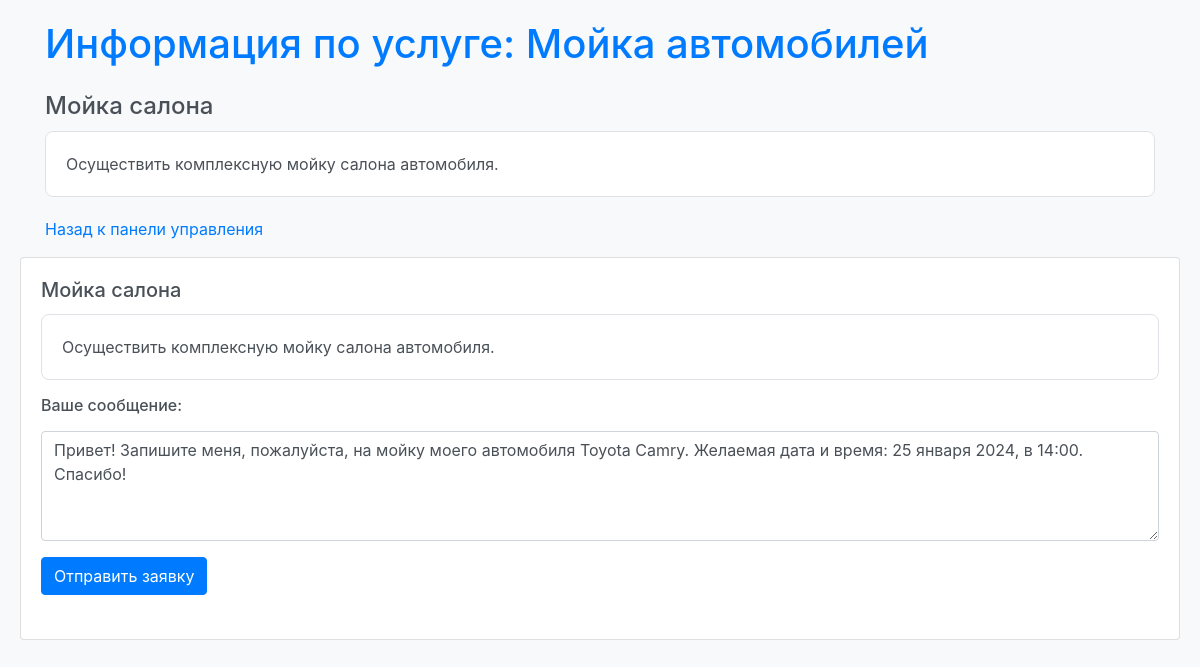
/subject/1 (signed in), run on an earlier commit of the app's database.
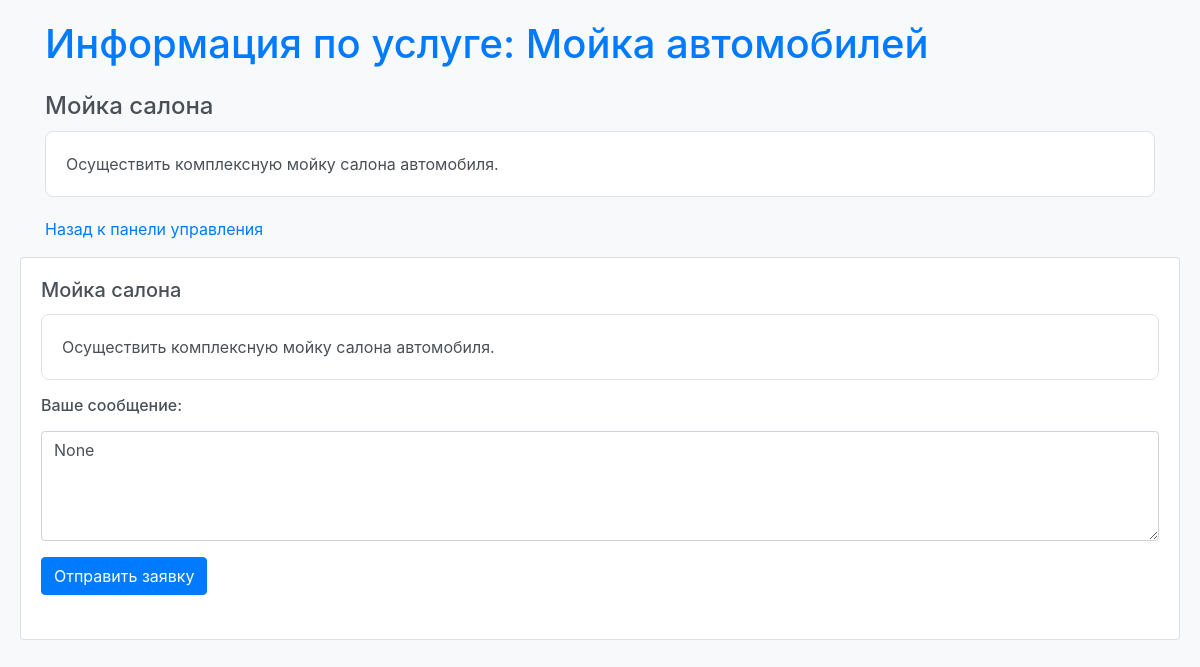
And on a later commit of the database.
### main.py (models this page shows)
class Assignment(db.Model):
    id = db.Column(db.Integer, primary_key=True)
    title = db.Column(db.String(80), nullable=False)
    content = db.Column(db.Text, nullable=False)
    deadline = db.Column(db.DateTime, nullable=True)
    subject_id = db.Column(db.Integer, db.ForeignKey('subject.id'), nullable=False)
    subject = db.relationship('Subject', backref=db.backref('assignments', lazy=True))
    response = db.Column(db.Text, nullable=True)  # Новое поле для ответов
    messages = db.relationship('Message', backref='assignment', lazy=True)  # Связь с сообщениями

### main.py (the view)
@app.route('/subject/<int:subject_id>')
def subject(subject_id):
    subject = Subject.query.get_or_404(subject_id)
    assignments = subject.assignments
    return render_template('subject.html', subject=subject, assignments=assignments)

### main.py (called while the page is built)
@login_manager.user_loader
def load_user(user_id):
    return User.query.get(int(user_id))

### templates/subject.html (shortened to what this page needs)
<!DOCTYPE html>
<html lang="ru">
<head>
    <link rel="stylesheet" href="https://stackpath.bootstrapcdn.com/bootstrap/4.5.2/css/bootstrap.min.css">
</head>
<body>
    <div class="container">
        <h1 class="mb-4">Информация по услуге: {{ subject.name }}</h1>
        <ul>
            {% for assignment in assignments %}
                <li>
                    <h4>{{ assignment.title }}</h4>
                    <div class="assignment-content">
                        {{ assignment.content|safe }}
                    </div>
                </li>
            {% endfor %}
        </ul>
        <p><a href="{{ url_for('dashboard') }}">Назад к панели управления</a></p>
    </div>
{% for assignment in assignments %}
<div class="card mb-4">
    <div class="card-body">
        <h5 class="card-title">{{ assignment.title }}</h5>
        <div class="assignment-content">
            {{ assignment.content|safe }}
        </div>
        <div class="response-form mt-3">
            <h6 class="mb-3">Ваше сообщение:</h6>
            <form method="post" action="{{ url_for('submit_response', assignment_id=assignment.id) }}">
                <div class="form-group">
                    <textarea class="form-control" name="response" rows="4">{{ assignment.response }}</textarea>
                </div>
                <button type="submit" class="btn btn-primary">Отправить заявку</button>
            </form>
        </div>
    </div>
</div>
{% endfor %}
</body>
</html>

What changed in the data, as far as the page shows it:
changed Assignment "Мойка салона": response "Привет! Запишите меня, пожалуйста, на мойку моего автомобиля Toyota Camry. Желаемая дата и время: 25 января 2024, в 14:00. Спасибо!" → "None"
